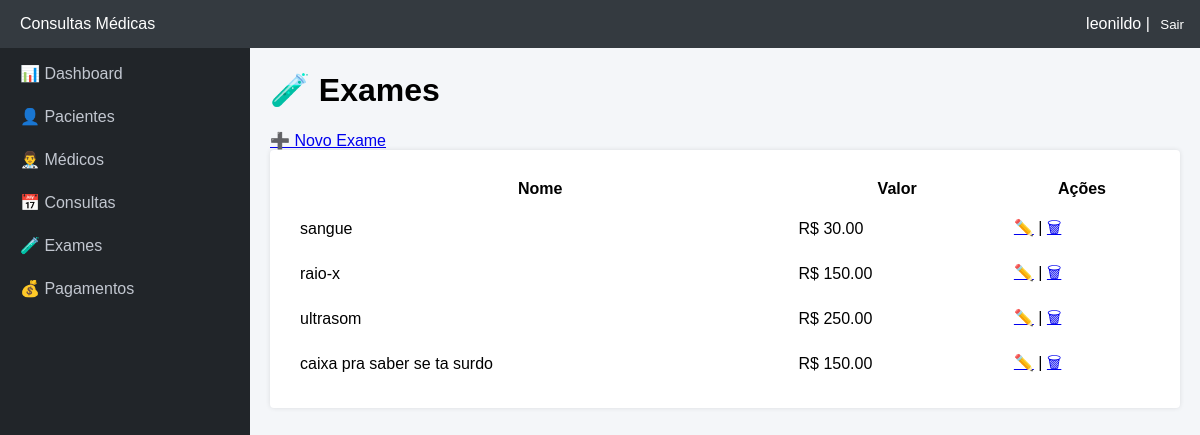
Screenshot of /exames/ (signed in) with the database file from the repository.
### consultas/models.py (models this page shows, shortened)
class Exame(models.Model):
    nome = models.CharField(max_length=100)
    valor = models.DecimalField(max_digits=8, decimal_places=2)

### consultas/views.py (the view)
# urls.py: path('exames/', views.exames_lista, name='exames_lista'),
@login_required
def exames_lista(request):
    exames = Exame.objects.all()
    return render(request, 'exames/lista.html', {'exames': exames})

### templates/exames/lista.html (shortened to what this page needs)
{% extends 'base.html' %}
{% block content %}
<h1>🧪 Exames</h1>
<a href="{% url 'exames_criar' %}">➕ Novo Exame</a>
<div class="card">
    <table width="100%" cellpadding="8">
        <tr>
            <th>Nome</th>
            <th>Valor</th>
            <th>Ações</th>
        </tr>
        {% for exame in exames %}
        <tr>
            <td>{{ exame.nome }}</td>
            <td>R$ {{ exame.valor }}</td>
            <td>
                <a href="{% url 'exames_editar' exame.id %}">✏️</a> |
                <a href="{% url 'exames_excluir' exame.id %}">🗑</a>
            </td>
        </tr>
        {% empty %}
        <tr>
            <td colspan="3">Nenhum exame cadastrado</td>
        </tr>
        {% endfor %}
    </table>
</div>
{% endblock %}

### templates/base.html (shortened to what this page needs)
<!DOCTYPE html>
<html lang="pt-br">
<head>
</head>
<body>
<div class="navbar">
    <div>Consultas Médicas</div>
    <div>
        {{ user.username }} |
        <form method="post" action="{% url 'logout' %}" style="display:inline;">
         <button type="submit" style="background:none; border:none; color:white; cursor:pointer;">
            Sair
         </button>
</form>
    </div>
</div>
<div class="layout">
    <div class="sidebar">
        <h3>Menu</h3>
        <a href="{% url 'dashboard' %}">📊 Dashboard</a>
        <a href="{% url 'pacientes_lista' %}">👤 Pacientes</a>
        <a href="{% url 'medicos_lista' %}">👨‍⚕️ Médicos</a>
        <a href="{% url 'consultas_agenda' %}">📅 Consultas</a>
        <a href="{% url 'exames_lista' %}">🧪 Exames</a>
        <a href="{% url 'pagamentos_lista' %}">💰 Pagamentos</a>
    </div>
    <div class="content">
        {% block content %}{% endblock %}
    </div>
</div>
</body>
</html>

### templates/base.html (style rules this page uses)
body { margin: 0; font-family: Arial, sans-serif; background-color: #f4f6f9; }
.navbar { background-color: #343a40; color: white; padding: 15px 20px; display: flex; justify-content: space-between; position: fixed; width: 97.5%; top: 0; z-index: 100; }
.layout { margin-top: 30px; }
.sidebar { width: 250px; background-color: #212529; height: 100vh; position: fixed; top: 0; left: 0; color: #c2c7d0; overflow-y: auto; }
.sidebar h3 { padding: 15px; margin: 0; color: white; }
.sidebar a { display: block; padding: 12px 20px; color: #c2c7d0; text-decoration: none; }
.content { margin-left: 250px; padding: 20px; }
.card { background: white; padding: 20px; border-radius: 4px; box-shadow: 0 0 5px rgba(0,0,0,.1); }

### rows the page displays
Exame: nome "sangue", valor "30.00"
Exame: nome "raio-x", valor "150.00"
Exame: nome "ultrasom", valor "250.00"
Exame: nome "caixa pra saber se ta surdo", valor "150.00"

### other values shown
{{ user.username }} "leonildo"
